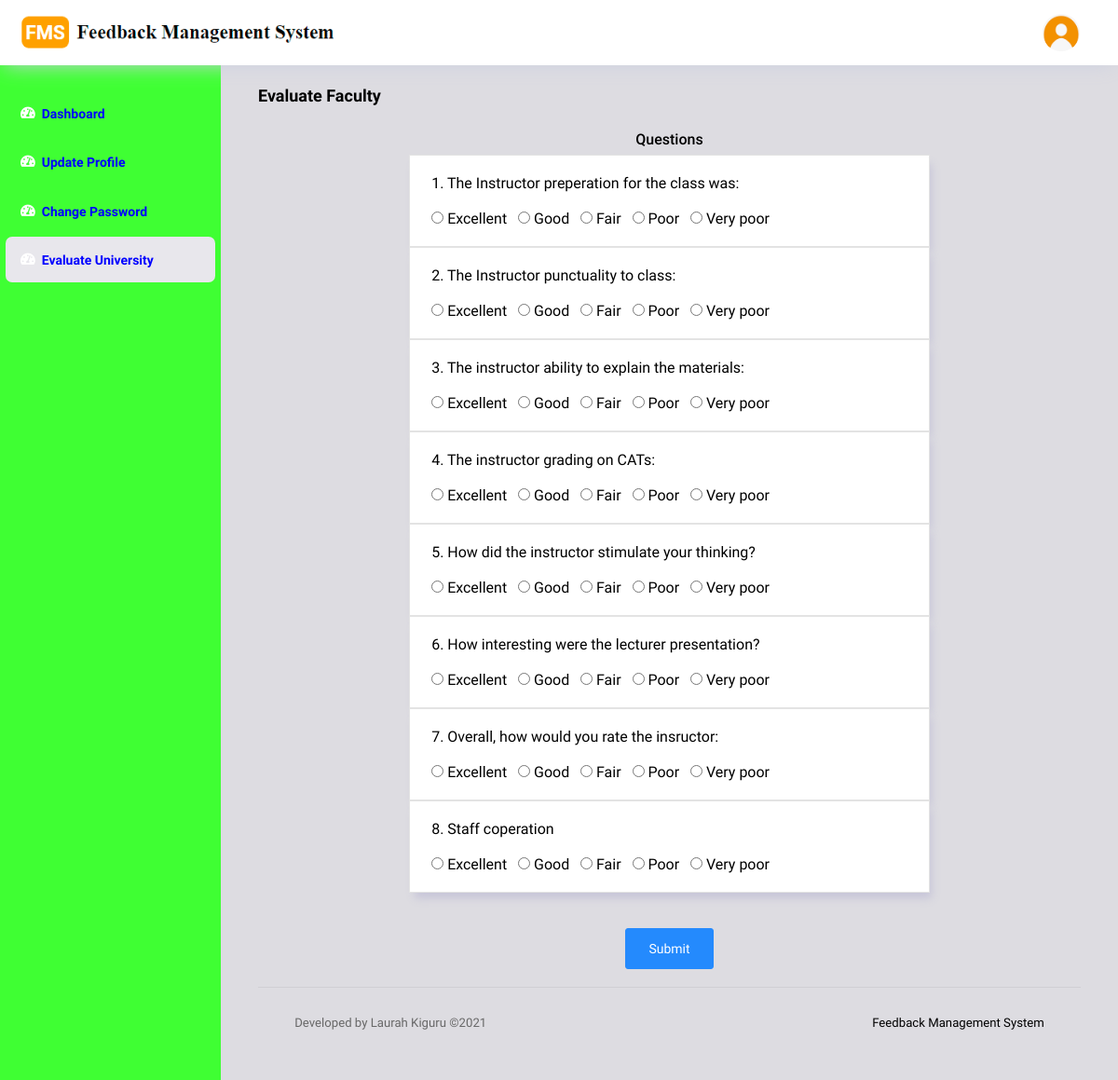
Page /evaluate_university.php (signed in) on the committed database.
### tables this page shows
CREATE TABLE `university_questions` (
  `id` int(11) NOT NULL,
  `question` varchar(1000) NOT NULL,
  `excellent` int(11) NOT NULL DEFAULT '5',
  `good` int(11) NOT NULL DEFAULT '4',
  `fair` int(11) NOT NULL DEFAULT '3',
  `poor` int(11) NOT NULL DEFAULT '2',
  `very_poor` int(11) NOT NULL DEFAULT '1'
);

### evaluate_university.php (the view, shortened to what this page needs)
<?php
include ("includes/config.php");
?>
<!DOCTYPE html>
<html lang="en">
<head>
  <link rel="stylesheet" href="vendors/ti-icons/css/themify-icons.css">
  <link rel="stylesheet" href="vendors/base/vendor.bundle.base.css">
  <link rel="stylesheet" href="https://cdnjs.cloudflare.com/ajax/libs/font-awesome/5.15.2/css/all.min.css" />
  <link rel="stylesheet" href="css/style.css">
</head>
<body>
<?php include ("includes/header.php") ?>
<?php include ("includes/sidebar.php") ?>
      <div class="main-panel">
        <div class="content-wrapper">
          <div class="row">
            <div class="col-md-12 grid-margin">
              <div class="d-flex justify-content-between align-items-center">
                <div>
                  <h4 class="font-weight-bold mb-0">Evaluate Faculty</h4>
                </div>
              </div>
            </div>
          </div>
<div style="margin:auto;float:none" class="col-md-8">
  <form method="post">
  <center><h5>Questions</h5></center>
<?php
$result89=mysqli_query($conn,"SELECT * FROM  university_questions");
$i=0;
while ($rows50=mysqli_fetch_array($result89)){
$i++;
  ?>
<div  class="card">
  <div class="card-body">
<?php echo $i ?>. <?php echo $rows50['question'] ?><br><br>
<input name="score[<?php echo $rows50['id'] ?>]" type="radio" value="<?php echo $rows50['excellent'] ?>" required> Excellent &nbsp;
<input name="score[<?php echo $rows50['id'] ?>]" type="radio" value="<?php echo $rows50['good'] ?>"  required> Good &nbsp;
<input name="score[<?php echo $rows50['id'] ?>]" type="radio" value="<?php echo $rows50['fair'] ?>"  required> Fair &nbsp;
<input name="score[<?php echo $rows50['id'] ?>]" type="radio" value="<?php echo $rows50['poor'] ?>" required> Poor &nbsp;
<input name="score[<?php echo $rows50['id'] ?>]" type="radio" value="<?php echo $rows50['very_poor'] ?>"  required> Very poor
</div></div>
<?php } ?>
                      </div>
<br><br>
<center><button name="submit" class="btn btn-primary"> Submit</button> </center><br>
        <?php include ("includes/footer.php") ?>
      </div>
    </div>
  </div>
</body>
</html>

### rows in the picture
university_questions: question "The Instructor preperation for the class was:"
university_questions: question "The Instructor punctuality to class:"
university_questions: question "The instructor ability to explain the materials:"
university_questions: question "The instructor grading on CATs:"
university_questions: question "How did the instructor stimulate your thinking?"
university_questions: question "How interesting were the lecturer presentation?"
university_questions: question "Overall, how would you rate the insructor:"
university_questions: question "Staff coperation"
